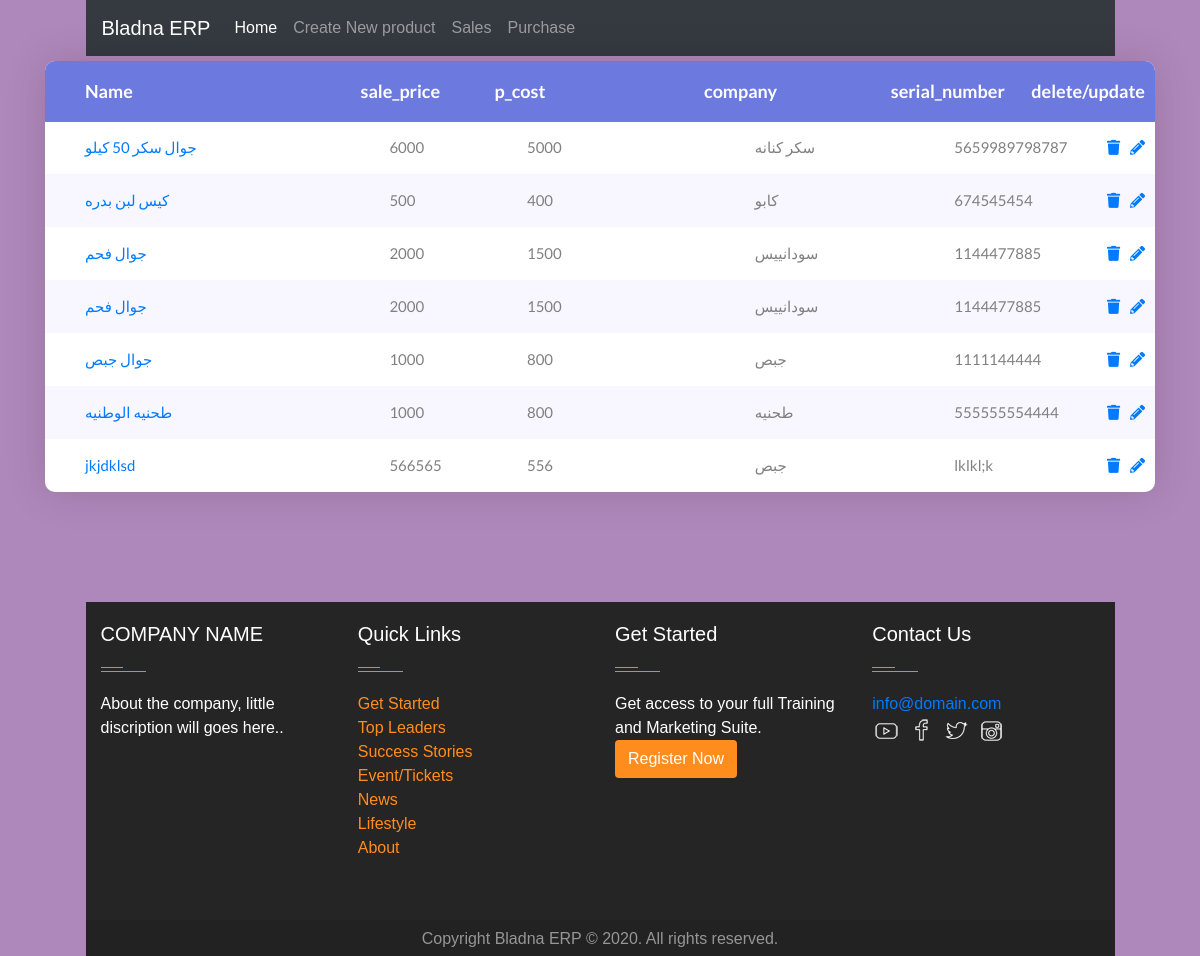
Page /Product/ on the earlier database version.
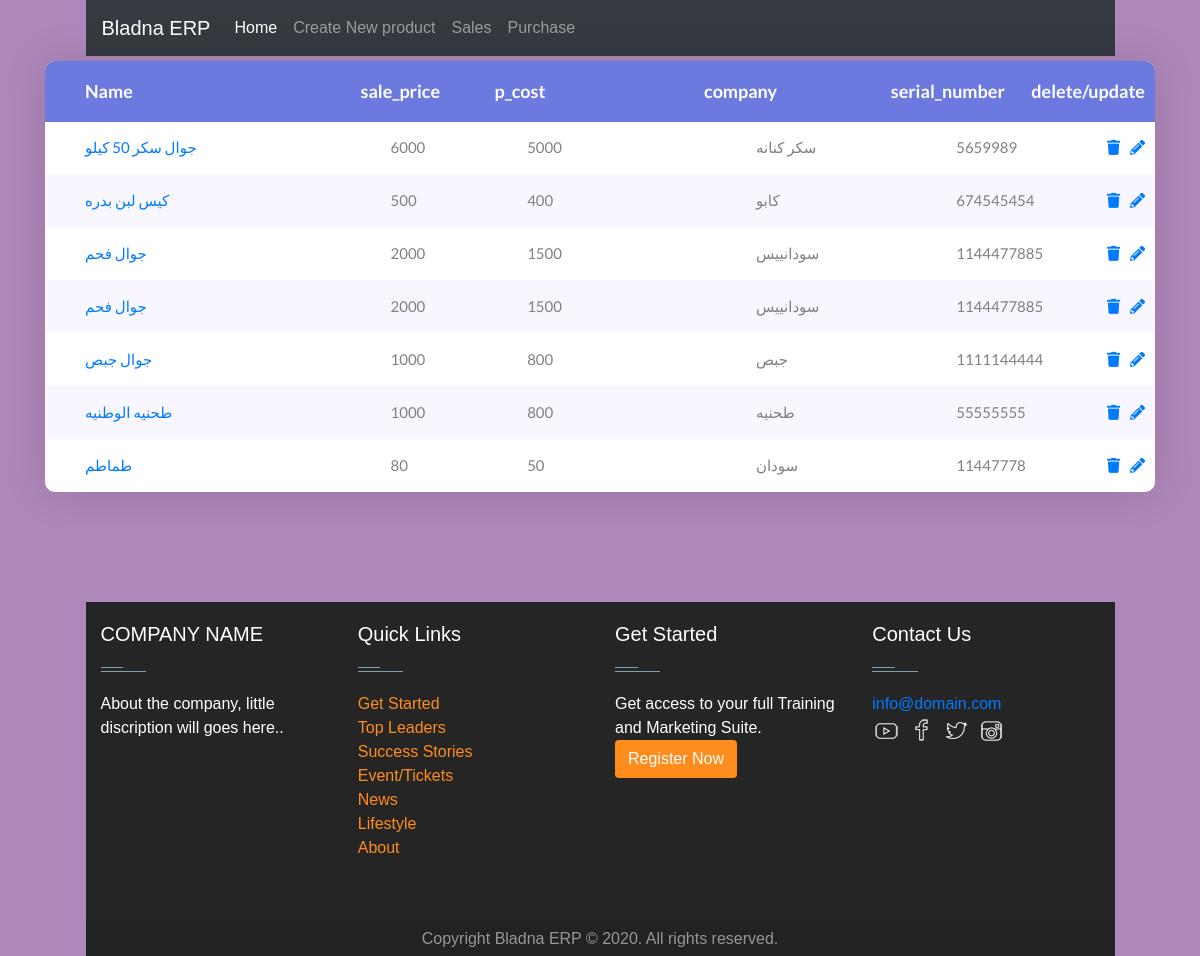
Same page on the later database version.
### Products/models.py (models this page shows, shortened)
class Product(models.Model):
    name = models.CharField("Product Name", max_length=50)
    p_type = models.CharField("Product Type", max_length=50)
    sale_price = models.IntegerField("Sale price")
    p_cost     = models.IntegerField("Product cost")
    serial_number = models.CharField("serial number", max_length=50)
    company       = models.CharField("company production", max_length=50)
    product_created = models.DateField("date create", auto_now=False, auto_now_add=False)
    product_end     = models.DateField("End date", auto_now=False, auto_now_add=False)
    class Meta:
        verbose_name = "Product"
        verbose_name_plural ="products"

### Products/views.py (the view)
# urls.py: path('Product/', ProductListView.as_view(), name='Product-list'),
class ProductListView(ListView):
    queryset= Product.objects.all()

### templates/Products/product_list.html
{% extends 'TableBase/index.html' %}
{% block  navbartitle %}
                    <li class="nav-item active">
                        <a class="nav-link" href="{% url 'home' %}">Home <span class="sr-only">(current)</span></a>
                    </li>
                    <li class="nav-item">
                      <a class="nav-link" href="{% url 'Product-create' %}">Create New product</a>
                    </li>
                    <li class="nav-item">
                        <a class="nav-link" href="{% url 'sale-index' %}">Sales</a>
                      </li>
                      <li class="nav-item">
                        <a class="nav-link" href="{% url 'purchase-index' %}">Purchase</a>
                      </li>
{% endblock   %}
{% block thead %}
<th class="cell100 column1 text-justify">Name</th>
<th class="cell100 column2 text-justify">sale_price</th>
<th class="cell100 column3 text-justify">p_cost</th>
<th class="cell100 column4 text-justify">company</th>
<th class="cell100 column5 text-justify">serial_number</th>
<th class="cell100 column6 text-justify">delete/update</th>
{% endblock %}
{% block Tbody %}
 {% for object in object_list %}
<tr class="row100 body text-justify">
    <td class="cell100 column1 text-justify"><a href="{% url 'Product-detail' object.pk %}">{{object.name}}</a></td>
    <td class="cell100 column2 text-justify">{{object.sale_price}}</td>
    <td class="cell100 column3 text-justify">{{object.p_cost}}</td>
    <td class="cell100 column4 text-justify">{{object.company}}</td>
    <td class="cell100 column5 text-justify">{{object.serial_number}}</td>
    <td class="cell100 column6 text-justify image-responsive"><td><a href="{% url 'Product-delete' object.pk %}" class="fa fa-trash image-responsive "></a>
   </td><td><a href="{% url 'Product-update' object.pk %}" class="fa fa-pencil-alt image-responsive"></a></td></td>
</tr>
{% endfor %}
{% endblock  %}

Differences in the rows shown:
removed Product: name "jkjdklsd", sale_price "566565", p_cost "556", company "جبص", serial_number "lklkl;k"
changed Product "جوال سكر 50 كيلو": serial_number "5659989798787" → "5659989"
changed Product "طحنيه الوطنيه": serial_number "555555554444" → "55555555"
added Product: name "طماطم", sale_price "80", p_cost "50", company "سودان", serial_number "11447778"
